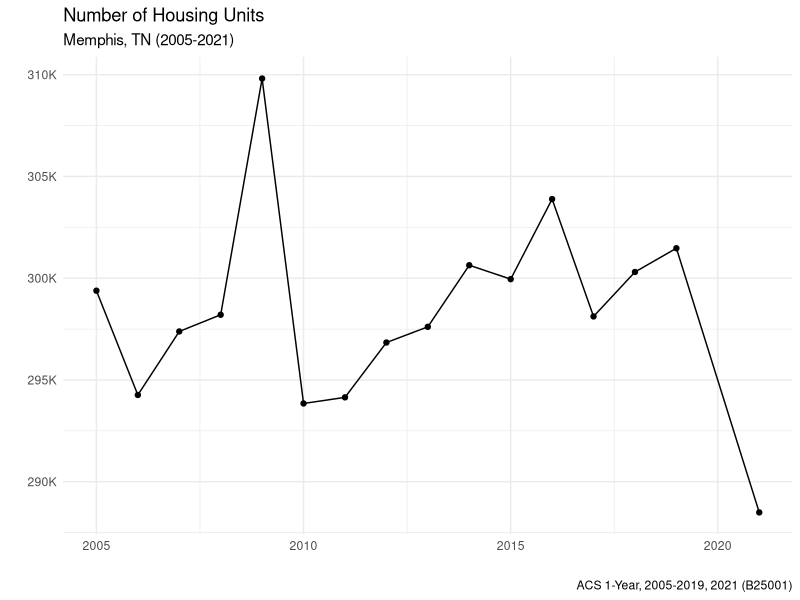
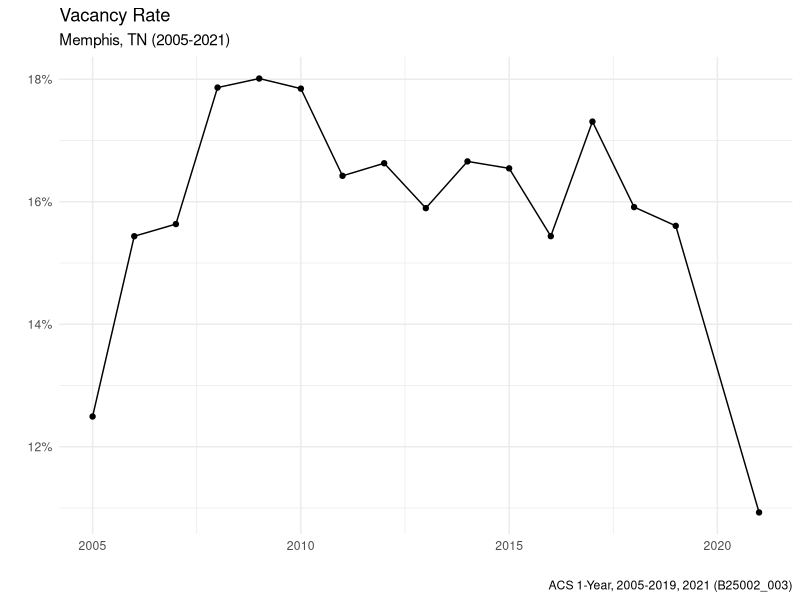
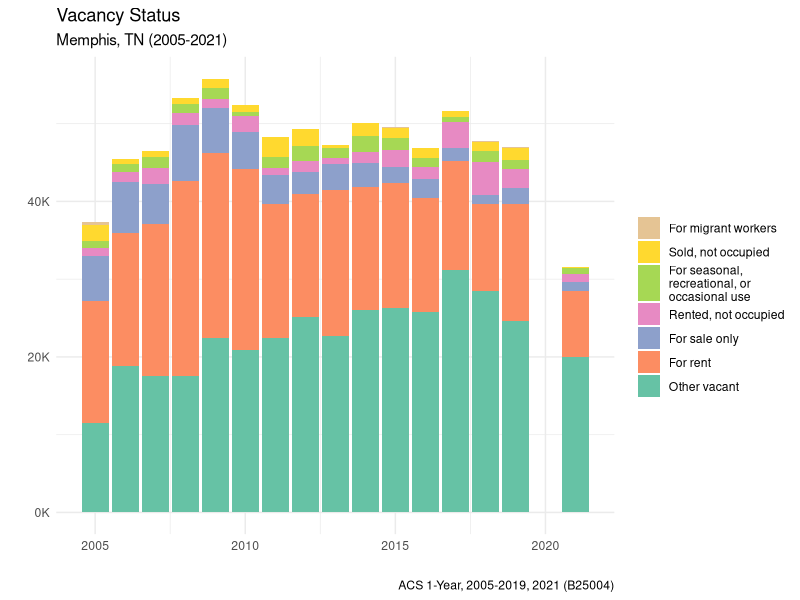
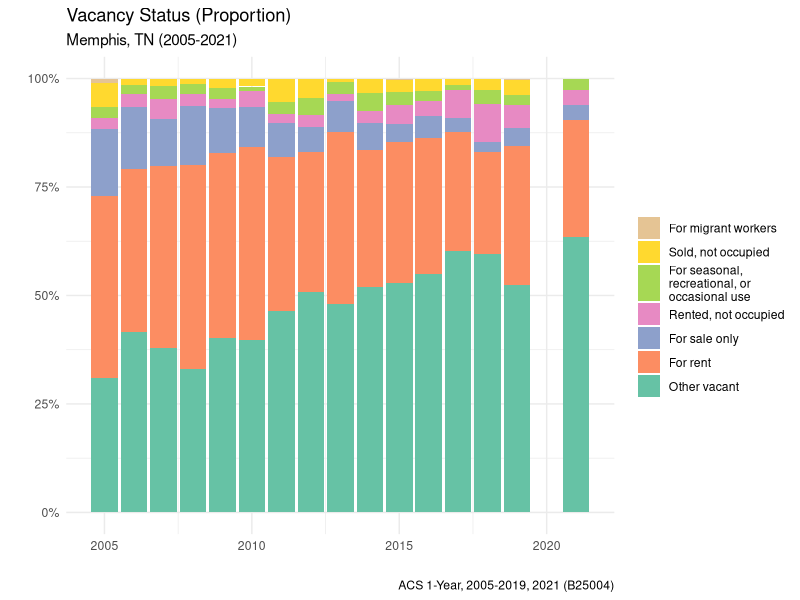
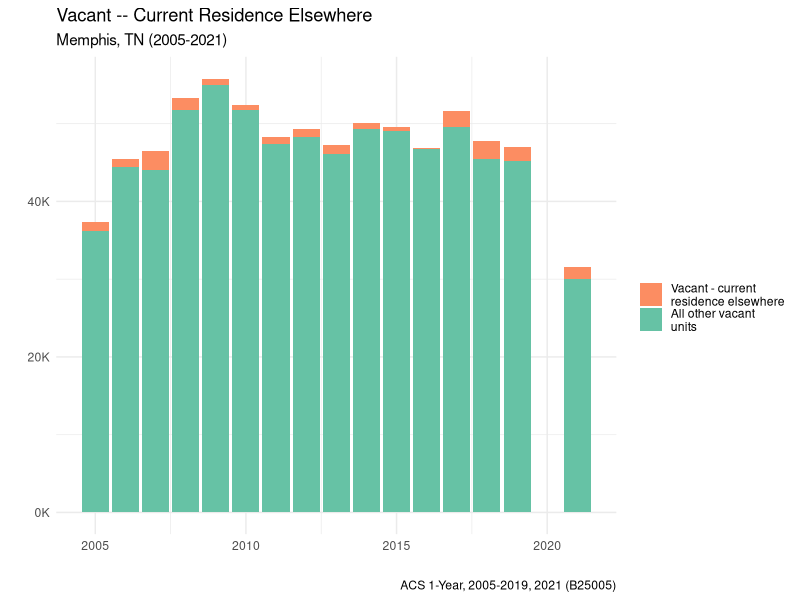
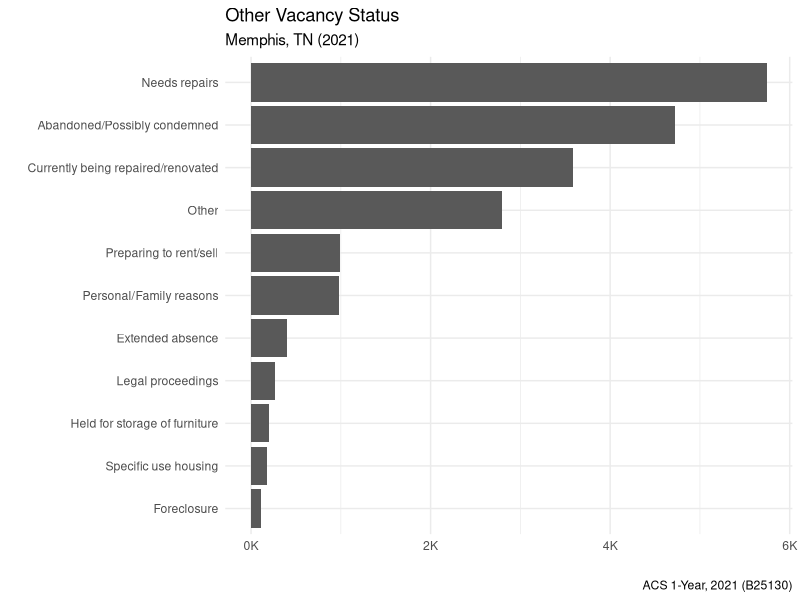
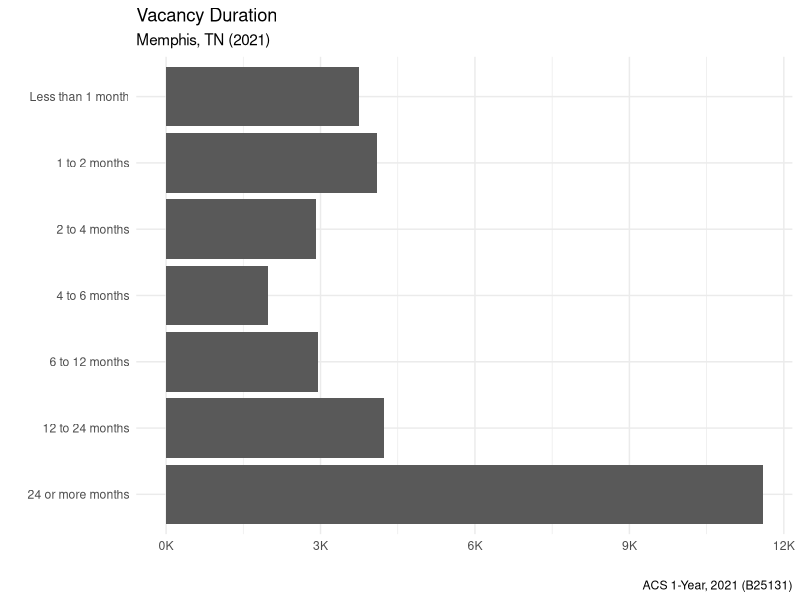

These charts were generated, in order, by the following R code:
## ---- chunk 1
library(tidyverse)

v_labs <- read_csv("../_data/v_labs.csv")
acs1_single <- read_csv("../_data/acs1_single.csv")
acs1_multi <- read_csv("../_data/acs1_multi.csv") %>% 
  left_join(v_labs, by = c("variable" = "name"))
## ---- chunk 2
hu <- acs1_single %>% 
  filter(variable == "B25001_001")

hu %>% ggplot(aes(yr, estimate, group = 1)) +
  geom_line() +
  geom_point() +
  scale_x_continuous() +
  scale_y_continuous(labels = scales::label_number(scale = .001, suffix = "K")) +
  theme_minimal() +
  labs(x = "", y = "",
       title = "Number of Housing Units",
       subtitle = "Memphis, TN (2005-2021)",
       caption = "ACS 1-Year, 2005-2019, 2021 (B25001)")
## ---- chunk 3
vac <- acs1_multi %>% 
  filter(str_detect(variable, "B25002") &
           variable == "B25002_003") %>% 
  mutate(pct = estimate / summary_est)

vac %>% ggplot(aes(x = yr, y = pct)) +
  geom_line() +
  geom_point() +
  scale_x_continuous() +
  scale_y_continuous(labels = scales::label_percent(scale = 100)) +
  theme_minimal() +
  labs(x = "", y = "", 
       title = "Vacancy Rate",
       subtitle = "Memphis, TN (2005-2021)",
       caption = "ACS 1-Year, 2005-2019, 2021 (B25002_003)")
## ---- chunk 4
vs <- acs1_multi %>% 
  filter(str_detect(variable, "B25004(?!_001)")) %>% 
  group_by(yr) %>% 
  arrange(estimate) %>% 
  ungroup() %>% 
  mutate(lab = fct_inorder(lab))


vs %>% ggplot(aes(yr, estimate, fill = lab)) +
  geom_col() +
  scale_x_continuous() +
  scale_y_continuous(labels = scales::label_number(scale = .001, suffix = "K")) +
  scale_fill_brewer(palette = "Set2", direction = -1, 
                    labels = function(fill) str_wrap(fill, width = 20)) +
  theme_minimal() +
  labs(x = "", y = "", fill = "",
       title = "Vacancy Status",
       subtitle = "Memphis, TN (2005-2021)",
       caption = "ACS 1-Year, 2005-2019, 2021 (B25004)")
## ---- chunk 5
vs %>% ggplot(aes(yr, estimate, fill = lab)) +
  geom_col(position = "fill") +
  scale_x_continuous() +
  scale_y_continuous(labels = scales::label_percent(scale = 100)) +
  scale_fill_brewer(palette = "Set2", direction = -1, 
                    labels = function(fill) str_wrap(fill, width = 20)) +
  theme_minimal() +
  labs(x = "", y = "", fill = "",
       title = "Vacancy Status (Proportion)",
       subtitle = "Memphis, TN (2005-2021)",
       caption = "ACS 1-Year, 2005-2019, 2021 (B25004)")
## ---- chunk 6
cre <- acs1_multi %>% 
  filter(str_detect(variable, "B25005(?!_001)")) %>% 
  group_by(yr) %>% 
  arrange(estimate) %>% 
  ungroup() %>% 
  mutate(lab = fct_inorder(lab))


cre %>% ggplot(aes(yr, estimate, fill = lab)) +
  geom_col() +
  scale_x_continuous() +
  scale_y_continuous(labels = scales::label_number(scale = .001, suffix = "K")) +
  scale_fill_brewer(palette = "Set2", direction = -1, 
                    labels = function(fill) str_wrap(fill, width = 20)) +
  theme_minimal() +
  labs(x = "", y = "", fill = "",
       title = "Vacant -- Current Residence Elsewhere",
       subtitle = "Memphis, TN (2005-2021)",
       caption = "ACS 1-Year, 2005-2019, 2021 (B25005)")
## ---- chunk 7
ovs <- acs1_multi %>% 
  filter(str_detect(variable, "B25130(?!_001)"))

ovs %>% ggplot(aes(y = reorder(lab, estimate), 
                   x = estimate)) +
  geom_col() +
  scale_x_continuous(labels = scales::label_number(scale = .001, suffix = "K")) +
  scale_y_discrete() +
  theme_minimal() +
  labs(x = "", y = "", 
       title = "Other Vacancy Status",
       subtitle = "Memphis, TN (2021)",
       caption = "ACS 1-Year, 2021 (B25130)")
## ---- chunk 8
vd <- acs1_multi %>% 
  filter(str_detect(variable, "B25131(?!_001)")) %>% 
  mutate(lab = fct_inorder(lab))

vd %>% ggplot(aes(y = lab, 
                   x = estimate)) +
  geom_col() +
  scale_x_continuous(labels = scales::label_number(scale = .001, suffix = "K")) +
  scale_y_discrete(limits = rev) +
  theme_minimal() +
  labs(x = "", y = "", 
       title = "Vacancy Duration",
       subtitle = "Memphis, TN (2021)",
       caption = "ACS 1-Year, 2021 (B25131)")
